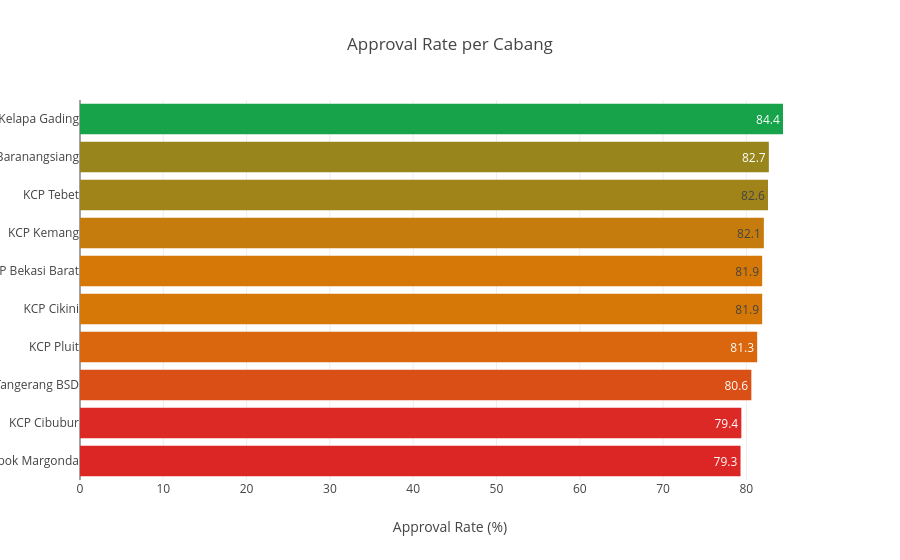

Notebook code for this chart:
### Code cell
# --- Sama seperti panel "Ranking Approval Rate per Cabang" di Monitoring Portofolio ---
branch_summary = (
    df.groupby("branch_name")
    .agg(
        total_pengajuan=("application_id", "count"),
        approval_rate=("decision", lambda s: s.isin(["Layak", "Layak Bersyarat"]).mean() * 100),
        avg_risk_score=("risk_score", "mean"),
    )
    .reset_index()
    .sort_values("approval_rate", ascending=False)
)
branch_summary["approval_rate"] = branch_summary["approval_rate"].round(1)
branch_summary["avg_risk_score"] = branch_summary["avg_risk_score"].round(2)

fig2 = px.bar(
    branch_summary.sort_values("approval_rate"), x="approval_rate", y="branch_name", orientation="h",
    text_auto=".1f", color="approval_rate", color_continuous_scale=["#dc2626", "#d97706", "#16a34a"],
    title="Approval Rate per Cabang",
)
fig2.update_layout(yaxis_title=None, xaxis_title="Approval Rate (%)", coloraxis_showscale=False)
fig2.show()

branch_summary

### Figure 1 — Plotly figure (JSON) as saved in the notebook; plotly's stock layout.template omitted (floating-point values rounded to 4 significant figures)
{"data": [{"alignmentgroup": "True", "hovertemplate": "approval_rate=%{marker.color}<br>branch_name=%{y}<extra></extra>", "legendgroup": "", "marker": {"color": [79.3, 79.4, 80.6, 81.3, 81.9, 81.9, 82.1, 82.6, 82.7, 84.4], "coloraxis": "coloraxis", "pattern": {"shape": ""}}, "name": "", "offsetgroup": "", "orientation": "h", "showlegend": false, "textposition": "auto", "texttemplate": "%{x:.1f}", "type": "bar", "x": [79.3, 79.4, 80.6, 81.3, 81.9, 81.9, 82.1, 82.6, 82.7, 84.4], "xaxis": "x", "y": ["KCP Depok Margonda", "KCP Cibubur", "KCP Tangerang BSD", "KCP Pluit", "KCP Cikini", "KCP Bekasi Barat", "KCP Kemang", "KCP Tebet", "KCP Bogor Baranangsiang", "KCP Kelapa Gading"], "yaxis": "y"}], "layout": {"barmode": "relative", "coloraxis": {"colorbar": {"title": {"text": "approval_rate"}}, "colorscale": [[0, "#dc2626"], [0.5, "#d97706"], [1, "#16a34a"]], "showscale": false}, "legend": {"tracegroupgap": 0}, "title": {"text": "Approval Rate per Cabang"}, "xaxis": {"anchor": "y", "domain": [0, 1], "title": {"text": "Approval Rate (%)"}}, "yaxis": {"anchor": "x", "domain": [0, 1], "title": {}}}}
